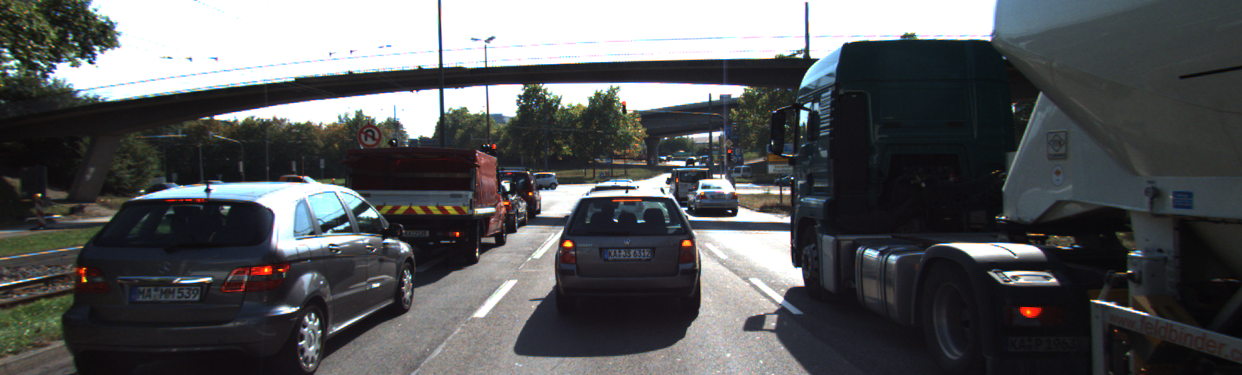
//> input picture images/img1.png, 1242 x 375 px
$ ./gradient_sobel   (built with g++ and OpenCV 4)
//> lines starting //> are read from the running program, lines starting //| are printed output that depends on the picture
#include <iostream>
#include <numeric>
#include <opencv2/core.hpp>
#include <opencv2/highgui.hpp>
#include <opencv2/imgproc.hpp>

using namespace std;

void gradientSobel()
{
    // load image from file
    cv::Mat img;
    img = cv::imread("../images/img1.png");
//> img is the input picture: 375 rows x 1242 cols, CV_8UC3; mean B, G, R 90.7, 89.1, 87.5

    // convert image to grayscale
    cv::Mat imgGray;
    cv::cvtColor(img, imgGray, cv::COLOR_BGR2GRAY);
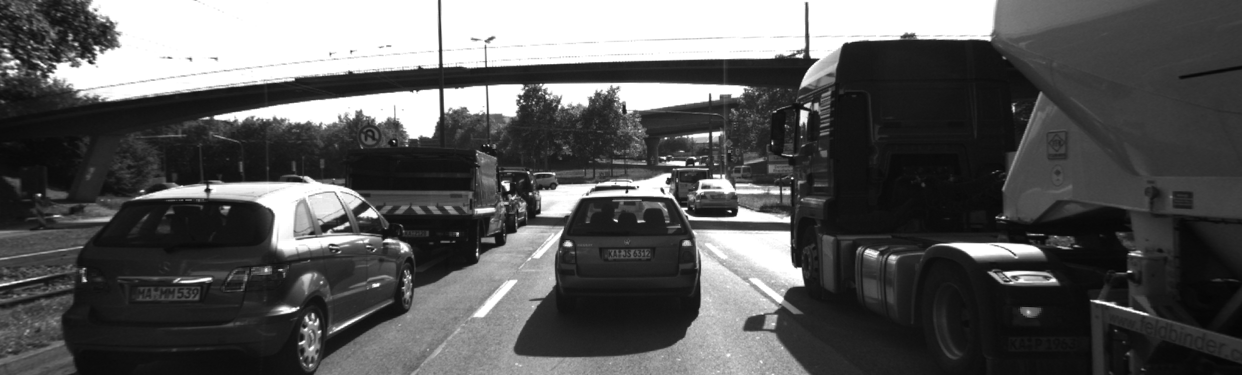
//> imgGray: 375 rows x 1242 cols, CV_8UC1; min 5, max 255, mean 88.8

    // create filter kernel
    float sobel_x[9] = {-1, 0, +1,
                        -2, 0, +2,
                        -1, 0, +1};
    cv::Mat kernel_x = cv::Mat(3, 3, CV_32F, sobel_x);

    // apply filter
    cv::Mat result_x;
    cv::filter2D(imgGray, result_x, -1, kernel_x, cv::Point(-1, -1), 0, cv::BORDER_DEFAULT);
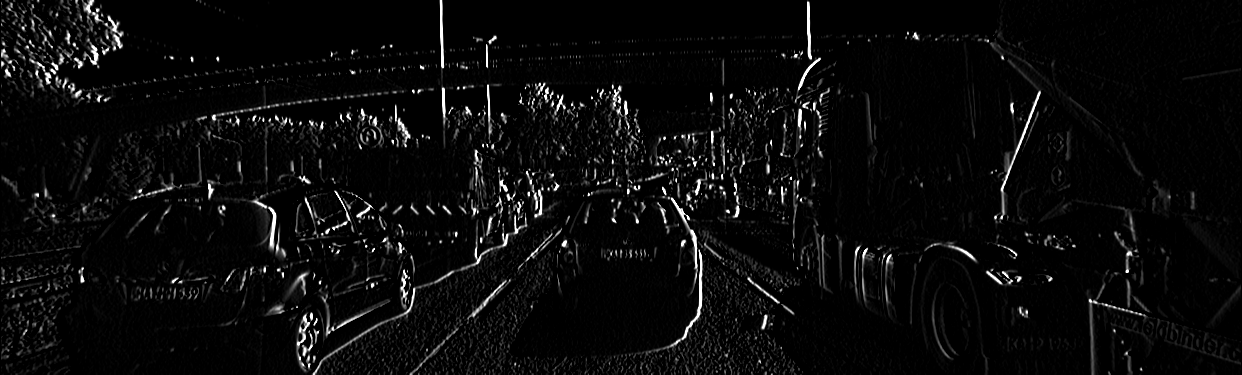
//> result_x: 375 rows x 1242 cols, CV_8UC1; min 0, max 255, mean 10.7

    // show result
    string windowName = "Sobel operator (x-direction)";
    cv::namedWindow( windowName, 1 ); // create window
    cv::imshow(windowName, result_x);
    cv::waitKey(0); // wait for keyboard input before continuing
}

int main()
{
    gradientSobel();
}

$ run again, with images/img0006.png copied over images/img1.png
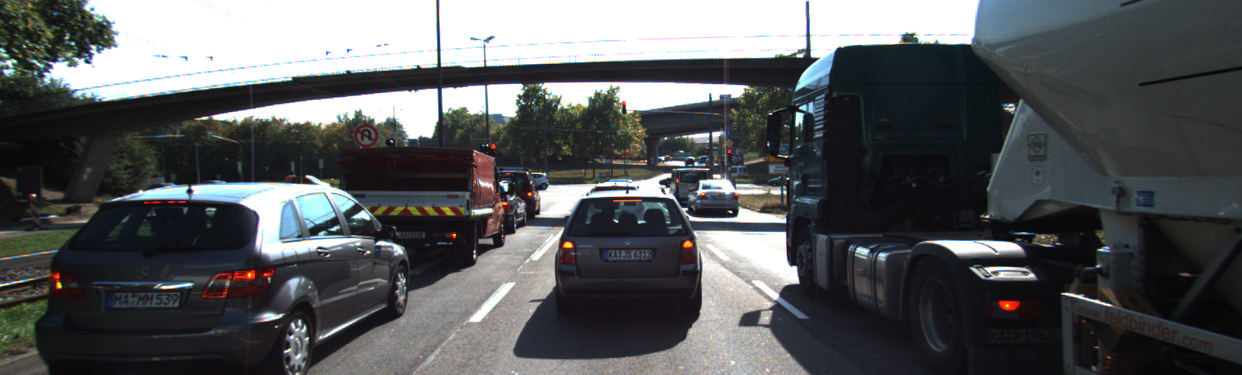
//> input picture images/img0006.png, 1242 x 375 px
//> in gradientSobel, img is the input picture: 375 rows x 1242 cols, CV_8UC3; mean B, G, R 91.1, 89.2, 87.2
//> in gradientSobel, `cv::cvtColor(img, imgGray, cv::COLOR_BGR2GRAY);`:
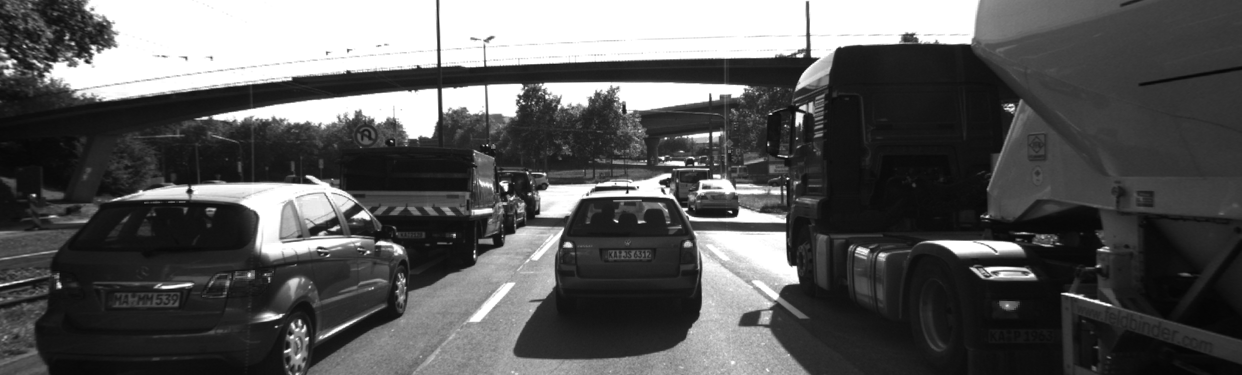
//> imgGray: 375 rows x 1242 cols, CV_8UC1; min 5, max 255, mean 88.8
//> in gradientSobel, `cv::filter2D(imgGray, result_x, -1, kernel_x, cv::Point(-1, -1), 0, cv..`:
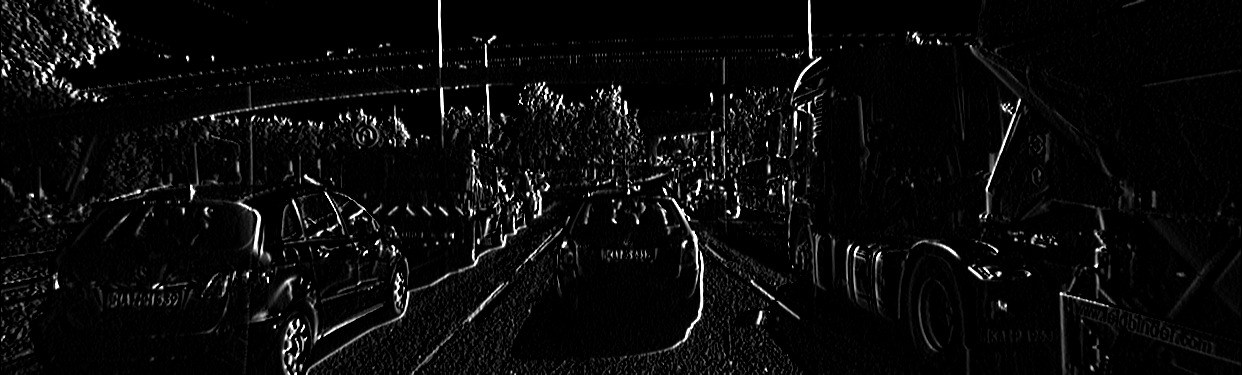
//> result_x: 375 rows x 1242 cols, CV_8UC1; min 0, max 255, mean 10.8
